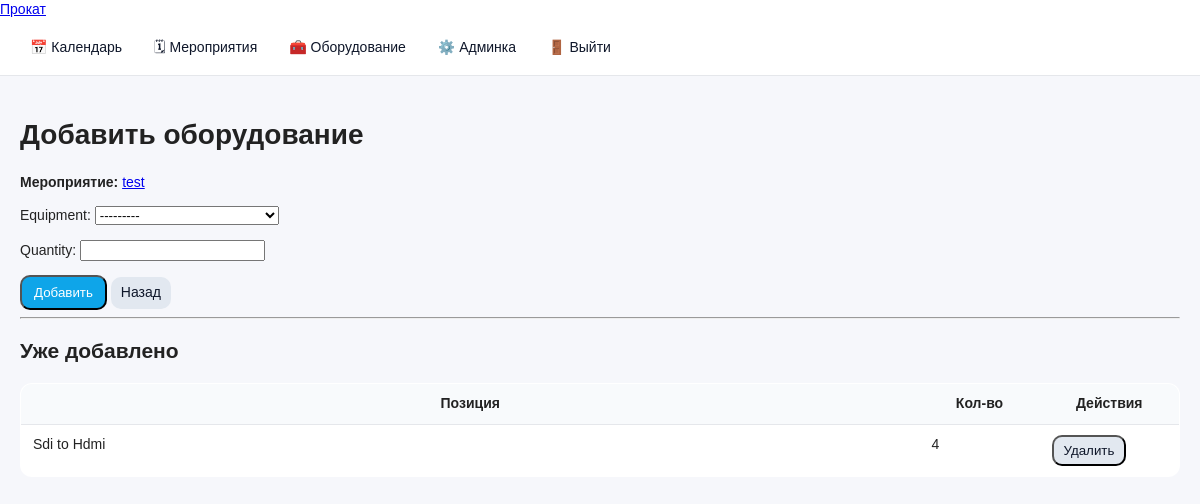
Before: /events/1/equipment/add/ (signed in) with the older database file.
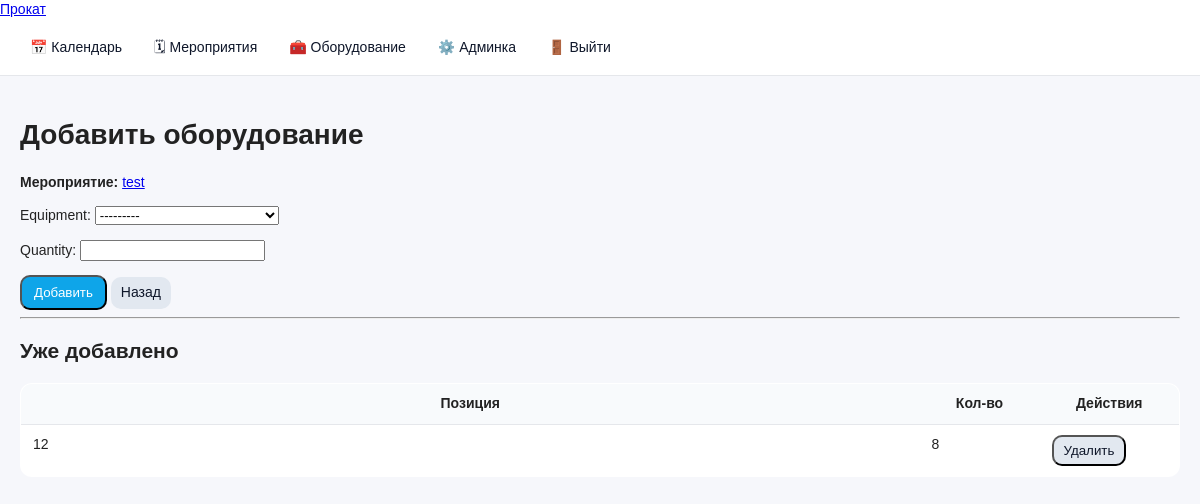
After: the same page with the newer database file.
### events/models.py (models this page shows, shortened)
class EventEquipment(models.Model):
    event = models.ForeignKey(
        Event,
        on_delete=models.CASCADE,
        related_name='equipment_items'
    )
    equipment = models.ForeignKey(
        Equipment,
        on_delete=models.PROTECT,
        related_name='event_items'
    )
    quantity = models.PositiveIntegerField()
    class Meta:
        unique_together = ('event', 'equipment')

### inventory/models.py (models this page shows, shortened)
class Equipment(models.Model):
    STATUS_CHOICES = (
        ('available', 'Доступно'),
        ('rented', 'В прокате'),
        ('broken', 'Неисправно'),
    )
    name = models.CharField(max_length=200)
    category = models.ForeignKey(
        EquipmentCategory,
        on_delete=models.PROTECT,
        related_name='equipment'
    )
    serial_number = models.CharField(max_length=100, blank=True, null=True)
    quantity_total = models.PositiveIntegerField()
    location = models.CharField(max_length=200, blank=True)
    status = models.CharField(max_length=20, choices=STATUS_CHOICES, default='available')
    notes = models.TextField(blank=True)

### events/views.py (the view)
# urls.py: path('events/<int:event_id>/equipment/add/', event_equipment_add_view, name='event_equipment_add'),
@login_required
def event_equipment_add_view(request, event_id):
    event = get_object_or_404(Event, id=event_id)
    if not _can_modify_event(request.user, event):
        return HttpResponseForbidden('Нельзя изменять оборудование у закрытого мероприятия')
    if request.method == 'POST':
        form = EventEquipmentForm(request.POST, event=event)
        if form.is_valid():
            eq = form.cleaned_data['equipment']
            qty = int(form.cleaned_data.get('quantity') or 0)
            if qty <= 0:
                return redirect('event_detail', event_id=event.id)
            try:
                item = EventEquipment.objects.get(event=event, equipment=eq)
                item.quantity = item.quantity + qty
                item.save()
            except EventEquipment.DoesNotExist:
                EventEquipment.objects.create(event=event, equipment=eq, quantity=qty)
            if event.equipment_tbd:
                event.equipment_tbd = False
                event.save(update_fields=['equipment_tbd'])
            return redirect('event_detail', event_id=event.id)
    else:
        form = EventEquipmentForm(event=event)
    equipment_items = (
        EventEquipment.objects
        .filter(event=event)
        .select_related('equipment')
        .order_by('equipment__name')
    )
    shortages = _event_shortages(event)
    return render(request, 'events/event_equipment_add.html', {
        'event': event,
        'form': form,
        'equipment_items': equipment_items,
        'shortages': shortages,
    })

### events/forms.py (called while the page is built)
            def label_from_instance(obj):
                used_other = reserved_map.get(obj.id, 0) or 0
                available = obj.quantity_total - used_other
                if available < 0:
                    available = 0
                return f"{obj.name} — доступно: {available}"

### events/views.py (called while the page is built)
def _can_modify_event(user, event: Event) -> bool:
    if user.is_superuser:
        return True
    if getattr(event, 'is_closed', False):
        return False
    return user_can_edit(user)

def _event_reserved_other_map(event: Event) -> dict:
    reserved = (
        EventEquipment.objects
        .filter(event__date_start__lt=event.date_end, event__date_end__gt=event.date_start)
        .exclude(event=event)
        .values('equipment_id')
        .annotate(total=Sum('quantity'))
    )
    return {row['equipment_id']: (row['total'] or 0) for row in reserved}

def _event_required_map(event: Event) -> dict:
    required = (
        EventEquipment.objects
        .filter(event=event)
        .values('equipment_id')
        .annotate(total=Sum('quantity'))
    )
    return {row['equipment_id']: (row['total'] or 0) for row in required}

### events/templates/events/event_equipment_add.html (shortened to what this page needs)
{% extends "base.html" %}
{% block content %}
<h1>Добавить оборудование</h1>
<p><strong>Мероприятие:</strong> <a href="{% url 'event_detail' event.id %}">{{ event.name }}</a></p>
<form method="post">
    {{ form.as_p }}
    <button type="submit" class="btn">Добавить</button>
    <a class="btn-secondary" href="{% url 'event_detail' event.id %}">Назад</a>
</form>
<hr>
<h2>Уже добавлено</h2>
{% if equipment_items %}
    <table class="list-table">
        <thead>
            <tr>
                <th>Позиция</th>
                <th style="width:120px;">Кол-во</th>
                <th style="width:140px;">Действия</th>
            </tr>
        </thead>
        <tbody>
            {% for item in equipment_items %}
            <tr>
                <td>{{ item.equipment.name }}</td>
                <td>{{ item.quantity }}</td>
                <td>
                    <form method="post" action="{% url 'event_equipment_delete' event.id item.id %}">
                        <button type="submit" class="btn-secondary">Удалить</button>
                    </form>
                </td>
            </tr>
            {% endfor %}
        </tbody>
    </table>
{% else %}
    <p>Пока ничего не добавлено.</p>
{% endif %}
{% endblock %}

Changed rows visible on the page:
removed EventEquipment: equipment.name "Sdi to Hdmi", quantity "4"
added EventEquipment: equipment.name "12", quantity "8"
